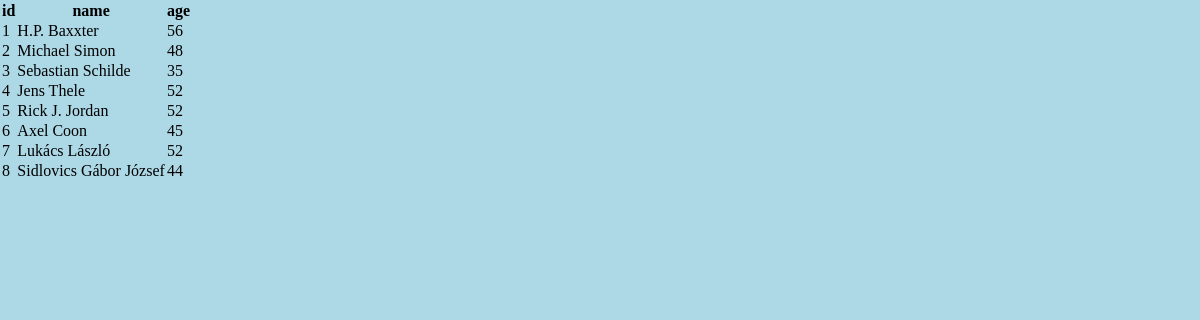
The page / on the database its author committed.
### tables this page shows
CREATE TABLE `people` (
  `id` bigint(20) NOT NULL,
  `name` varchar(100) NOT NULL,
  `age` int(2) NOT NULL
);

### config.php (called while the page is built, shortened)
<?php
	$DB_TABLE="people";
	$QUERY_METHOD="MySQLi";
?>

### query.php (the view, shortened to what this page needs)
<?php
    if($QUERY_METHOD=="PDO"){
        $result = $connection->query("SHOW columns from $DB_TABLE");
        $table_title = array();
        if($result->rowCount()){
            While($title = $result->fetch()){
                array_push($table_title,$title[0]);
            }
            echo "<TABLE>
                <tr>";
                    foreach($table_title as $value){
                        echo "<th>".$value."</th>";
                    }
            echo "  </tr>";
        }else{
            echo "The table query is faild";
            die();
        }
        $result = $connection->query("SELECT * FROM $DB_TABLE");
        if($result->rowCount()){
            While($data = $result->fetch(PDO::FETCH_NUM)){
                echo "<TR>";
                    foreach($data as $value){
                        echo "<td>".$value."</td>";
                    }
                echo "</TR>";
            }
        }else{
            echo "The table query is faild";
            die();
        }
        echo "</Table>";
        $connection = NULL;
    }
    else if($QUERY_METHOD=="MySQLi"){
        if($result = $mysqli->query("SHOW columns from $DB_TABLE")){
            $table_title = array();
            if($result->num_rows){
                $table = $result->fetch_all(MYSQLI_NUM);
                foreach($table as $title){
                    array_push($table_title,$title[0]);
                }
                echo "<TABLE>
                <tr>";
                    foreach($table_title as $value){
                        echo "<th>".$value."</th>";
                    }
                echo "  </tr>";
            }else{
                echo "The table query is faild";
                die();
            }
        }else{
            echo "The mysqli query is faild";
            die();
        }
        if($result = $mysqli->query("SELECT * FROM $DB_TABLE")){
            echo "<pre>";
            if($result->num_rows){
                while($data = $result->fetch_array(MYSQLI_NUM)){
                    echo "<TR>";
                    foreach($data as $value){
                        echo "<td>".$value."</td>";
                    }
                    echo "</TR>";
                }
            }
        }else{
            echo "Fail to Query command";
            die();
        }
        echo "</Table>";
    }
    else{
        echo 'Please check the config.php file: $QUERY_METHOD.'."<br>";
        die();
    }
?>

### index.php (shortened to what this page needs)
<!DOCTYPE html>
<html lang="en">
<head>
    <link rel="stylesheet" href="css/style.css">
</head>
<body>
    <?php
        include "config.php";
        include "connect.php";
        include "query.php";
    ?>
</body>
</html>

### css/style.css (style rules this page uses)
* { box-sizing: border-box; margin: 0; padding: 0; }
body { width: 1200px; background-color: lightblue; margin: 0 auto; }

### rows shown on the page
people: id "1", name "H.P. Baxxter", age "56"
people: id "2", name "Michael Simon", age "48"
people: id "3", name "Sebastian Schilde", age "35"
people: id "4", name "Jens Thele", age "52"
people: id "5", name "Rick J. Jordan", age "52"
people: id "6", name "Axel Coon", age "45"
people: id "7", name "Lukács László", age "52"
people: id "8", name "Sidlovics Gábor József", age "44"

### other values the page prints
$value "id"
$value "name"
$value "age"
